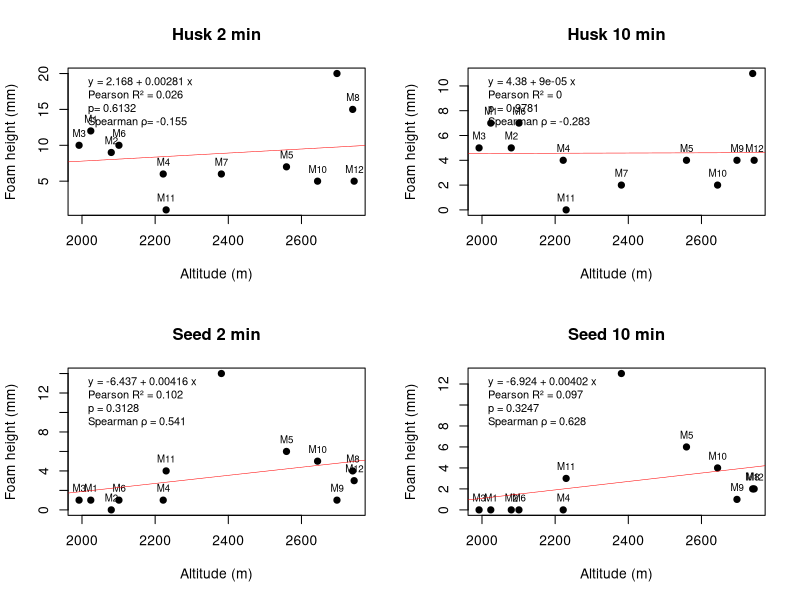
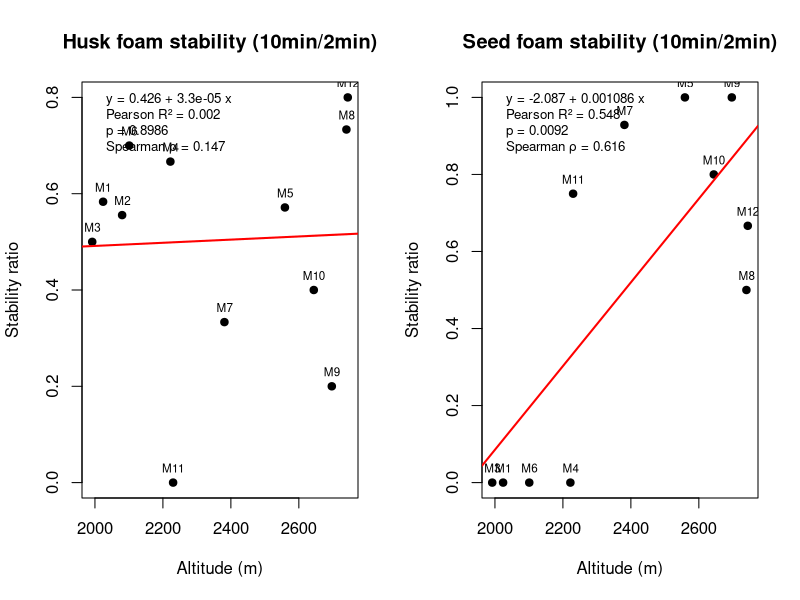
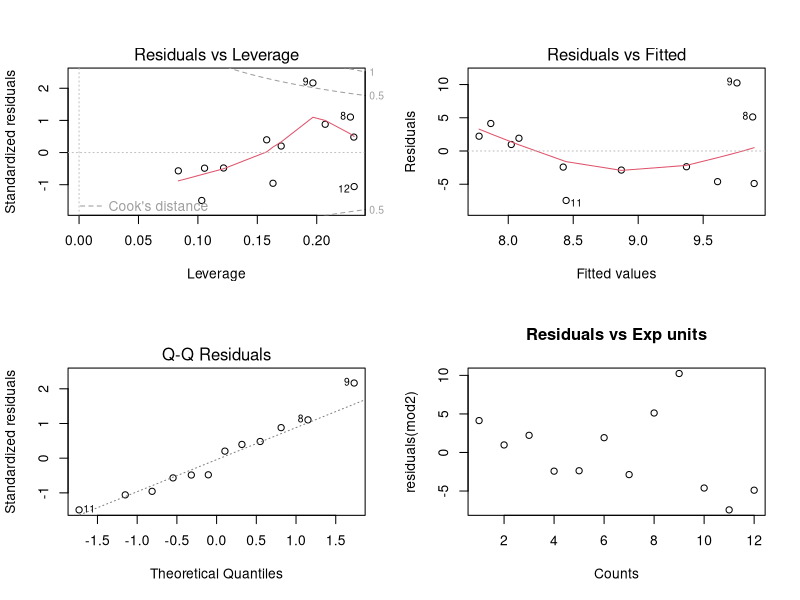
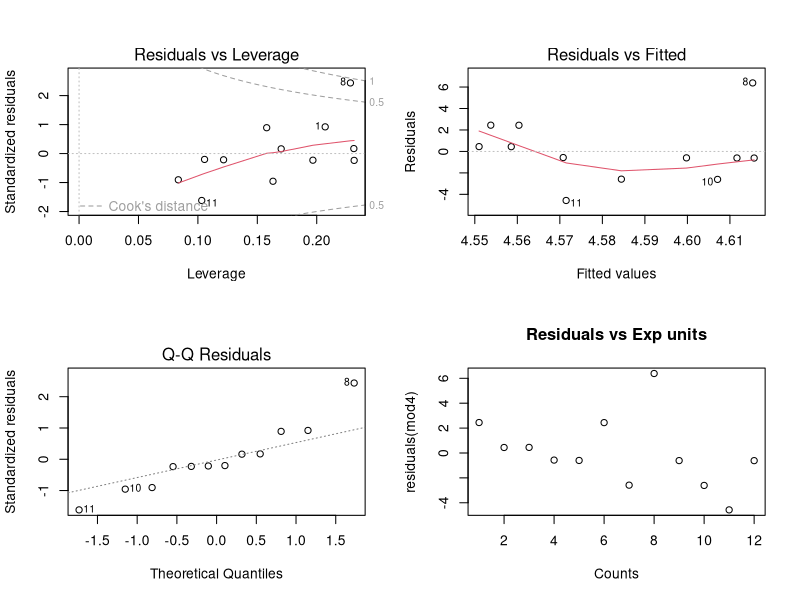
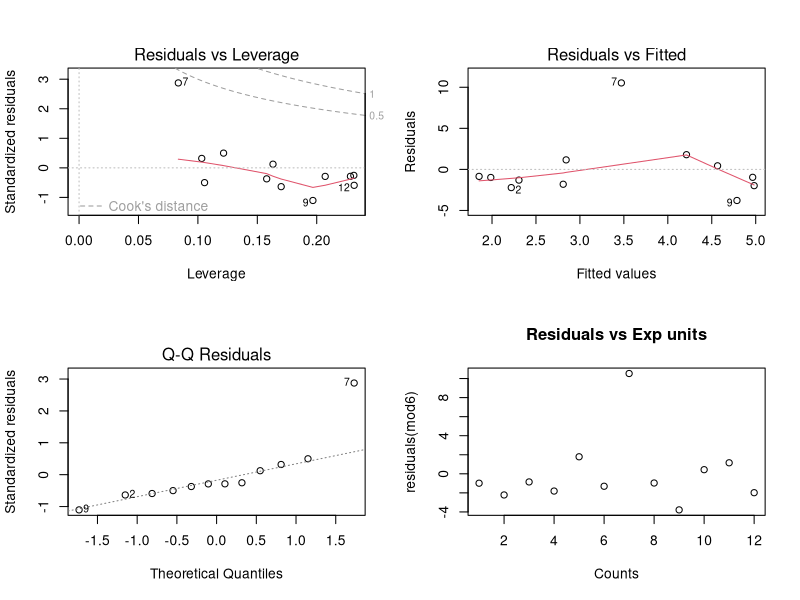
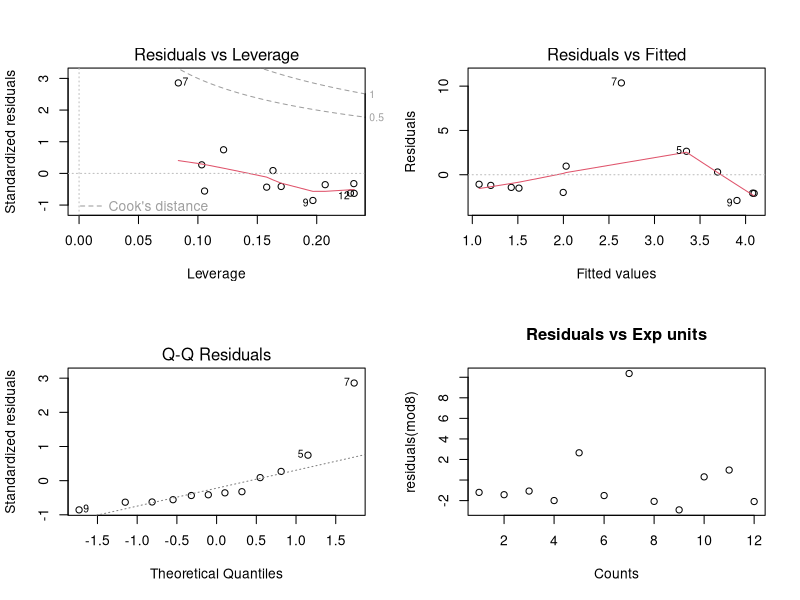
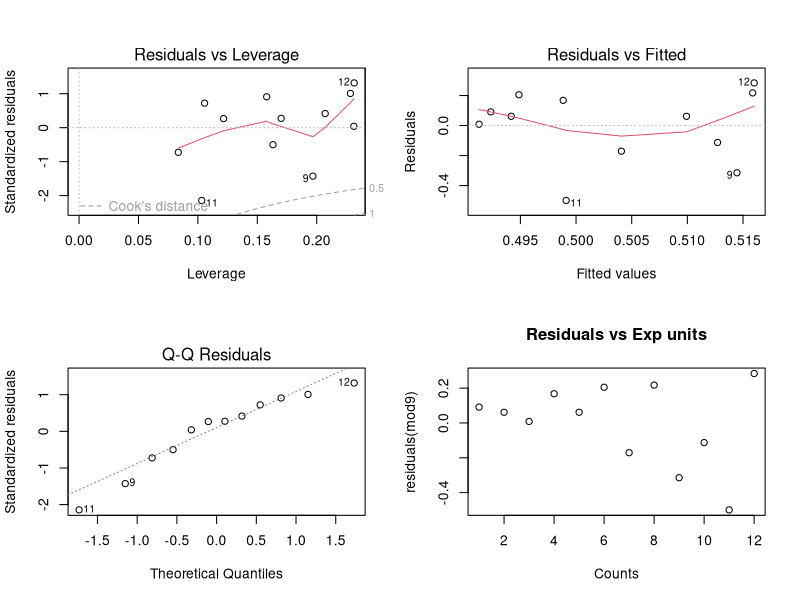
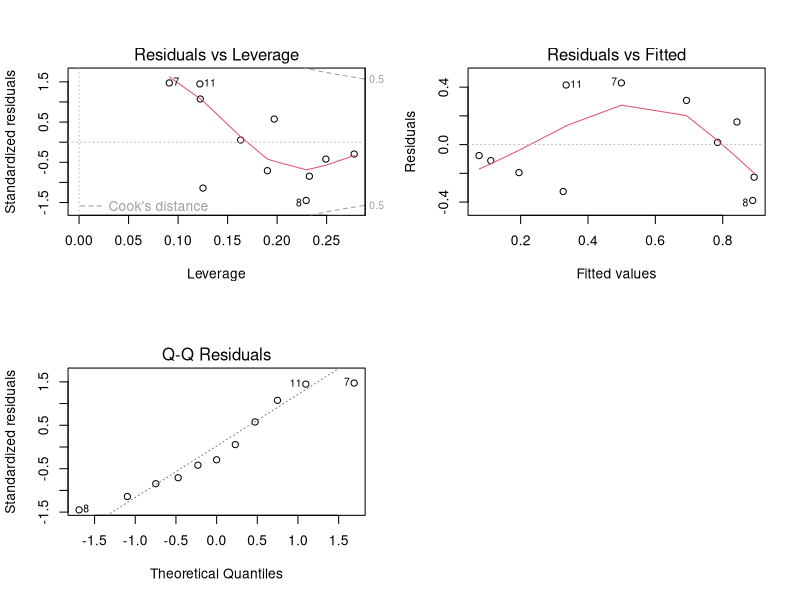

These charts were generated, in order, by the following R code: (Note: this script raises an error after producing the figures.)
#my analysis

####data
  {
  sample   <- c("M1","M2","M3","M4","M5","M6","M7","M8","M9","M10","M11","M12")
  altitude <- c(2024, 2080, 1992, 2222, 2559, 2101, 2381, 2740, 2697, 2644, 2230, 2744)
  # Husk (cáscara)
  husk_2min  <- c(12,  9, 10,  6,  7, 10,  6, 15, 20,  5,  1,  5)
  husk_10min <- c( 7,  5,  5,  4,  4,  7,  2, 11,  4,  2,  0,  4)
  # Seed (semilla)
  seed_2min  <- c( 1,  0,  1,  1,  6,  1, 14,  4,  1,  5,  4,  3)
  seed_10min <- c( 0,  0,  0,  0,  6,  0, 13,  2,  1,  4,  3,  2)
  df <- data.frame(sample, altitude, husk_2min, husk_10min, seed_2min, seed_10min)
  print(df)
  }
  str(df)#type of data from data.frame
  
####ANOVA
  #An analysis of variance "ANOVA" is not logical with only two variables that are not categorical; it is the same as linear regression.
  # However, it is included for reader analysis
  mod1<-aov(husk_2min ~ altitude, data = df) 
  summary (mod1)
  mod3<-aov(husk_10min ~ altitude, data = df) 
  summary (mod3)
  mod5<-aov(seed_2min ~ altitude, data = df)
  summary (mod5)
  mod7<-aov(seed_10min ~ altitude, data = df)
  summary (mod7)
  

###Linear regression (foam height as response, altitude as predictor)
  mod2 <- lm(husk_2min~altitude, data = df)
  summary(mod2)
  mod4 <- lm(husk_10min~altitude, data = df)
  summary(mod4)
  mod6 <- lm(seed_2min~altitude, data = df)
  summary(mod6)
  mod8 <- lm(seed_10min~altitude, data = df)
  summary(mod8)

###Spearman correlation (rank-based, detects monotonic trends)
  #The warning message appears because there are repeated values. 
  #It's not an error; it simply means that R uses an approximation instead of the exact p. The result is still valid.
  sp2 <- cor.test(df$altitude, df$husk_2min,  method = "spearman")
  sp2
  sp4 <- cor.test(df$altitude, df$husk_10min, method = "spearman")
  sp4
  sp6 <- cor.test(df$altitude, df$seed_2min,  method = "spearman")
  sp6
  sp8 <- cor.test(df$altitude, df$seed_10min, method = "spearman")
  sp8
  {
  rho_2 <- round(sp2$estimate, 3)
  rho_4 <- round(sp4$estimate, 3)
  rho_6 <- round(sp6$estimate, 3)
  rho_8 <- round(sp8$estimate, 3)
  }
  
#Plots
  {
  par(mfrow = c(2,2))
  
  #husk 2 min
  plot(husk_2min~altitude, data = df, pch=19, main="Husk 2 min",
       xlab="Altitude (m)", ylab="Foam height (mm)")
  text(df$altitude, df$husk_2min, labels=df$sample, pos=3, cex=0.7)
  abline(mod2, col="red", lwd=0.5)
  r2_2 <- round(summary(mod2)$r.squared, 3)
  p_2  <- round(summary(mod2)$coefficients[2,4], 4)
  b0_2 <- round(coef(mod2)[1], 3)
  b1_2 <- round(coef(mod2)[2], 5)
  eq_2 <- paste("y =", b0_2, "+", b1_2, "x")
  legend("topleft", bty="n", cex=0.8,
         legend=c(eq_2, paste("Pearson R² =", r2_2), paste("p=", p_2), paste("Spearman ρ=", rho_2)))
  
  #husk 10 min
  plot(husk_10min~altitude, data = df, pch=19, main="Husk 10 min",
       xlab="Altitude (m)", ylab="Foam height (mm)")
  text(df$altitude, df$husk_10min, labels=df$sample, pos=3, cex=0.7)
  abline(mod4, col="red", lwd=0.5)
  r2_4 <- round(summary(mod4)$r.squared, 3)
  p_4  <- round(summary(mod4)$coefficients[2,4], 4)
  b0_4 <- round(coef(mod4)[1], 3)
  b1_4 <- round(coef(mod4)[2], 5)
  eq_4 <- paste("y =", b0_4, "+", b1_4, "x")
  legend("topleft", bty="n", cex=0.8,
         legend=c(eq_4, paste("Pearson R² =", r2_4), paste("p =", p_4), paste("Spearman ρ =", rho_4)))
  
  #seed 2 min
  plot(seed_2min~altitude, data = df, pch=19, main="Seed 2 min",
       xlab="Altitude (m)", ylab="Foam height (mm)")
  text(df$altitude, df$seed_2min, labels=df$sample, pos=3, cex=0.7)
  abline(mod6, col="red", lwd=0.5)
  r2_6 <- round(summary(mod6)$r.squared, 3)
  p_6  <- round(summary(mod6)$coefficients[2,4], 4)
  b0_6 <- round(coef(mod6)[1], 3)
  b1_6 <- round(coef(mod6)[2], 5)
  eq_6 <- paste("y =", b0_6, "+", b1_6, "x")
  legend("topleft", bty="n", cex=0.8,
         legend=c(eq_6, paste("Pearson R² =", r2_6), paste("p =", p_6), paste("Spearman ρ =", rho_6)))
  
  #seed 10 min
  plot(seed_10min~altitude, data = df, pch=19, main="Seed 10 min",
       xlab="Altitude (m)", ylab="Foam height (mm)")
  text(df$altitude, df$seed_10min, labels=df$sample, pos=3, cex=0.7)
  abline(mod8, col="red", lwd=0.5)
  r2_8 <- round(summary(mod8)$r.squared, 3)
  p_8  <- round(summary(mod8)$coefficients[2,4], 4)
  b0_8 <- round(coef(mod8)[1], 3)
  b1_8 <- round(coef(mod8)[2], 5)
  eq_8 <- paste("y =", b0_8, "+", b1_8, "x")
  legend("topleft", bty="n", cex=0.8,
         legend=c(eq_8, paste("Pearson R² =", r2_8), paste("p =", p_8), paste("Spearman ρ =", rho_8)))
  }

###Stability ratio (foam persistence: 10min / 2min)
###data
  df$husk_stab <- ifelse(df$husk_2min > 0, df$husk_10min / df$husk_2min, NA)
  df$seed_stab <- ifelse(df$seed_2min > 0, df$seed_10min / df$seed_2min, NA)
  print(df)

          #Note:
            #This idea stems from expanding the analysis of variance, which is incorrect due low amount of data therefore the increase in error.
              #mod_a <- aov(altitude ~ husk_2min*husk_10min, data = df)
              #summary(mod_a)
              #mod_b <- aov(altitude ~ seed_10min*seed_2min, data = df)
              #summary(mod_b)
            #However, there is some relationship between the times since the factor tends to have a lower P_value

###Linear regression of stability vs altitude    
  mod9  <- lm(husk_stab~altitude, data = df)
  summary(mod9)
  mod10 <- lm(seed_stab~altitude, data = df)
  summary(mod10)

###Spearman correlation for stability ratios
  sp9  <- cor.test(df$altitude, df$husk_stab, method = "spearman")
  sp9
  sp10 <- cor.test(df$altitude, df$seed_stab, method = "spearman")
  sp10
  {
  rho_9  <- round(sp9$estimate, 3)
  rho_10 <- round(sp10$estimate, 3)
  }

###Plots stability ratio
  {
  par(mfrow = c(1,2))
  
  #husk stability
  plot(husk_stab~altitude, data = df, pch=19, main="Husk foam stability (10min/2min)",
       xlab="Altitude (m)", ylab="Stability ratio")
  text(df$altitude, df$husk_stab, labels=df$sample, pos=3, cex=0.7)
  abline(mod9, col="red", lwd=2)
  r2_9 <- round(summary(mod9)$r.squared, 3)
  p_9  <- round(summary(mod9)$coefficients[2,4], 4)
  b0_9 <- round(coef(mod9)[1], 3)
  b1_9 <- round(coef(mod9)[2], 6)
  eq_9 <- paste("y =", b0_9, "+", b1_9, "x")
  legend("topleft", bty="n", cex=0.8,
         legend=c(eq_9, paste("Pearson R² =", r2_9), paste("p =", p_9), paste("Spearman ρ =", rho_9)))
  
  #seed stability
  plot(seed_stab~altitude, data = df, pch=19, main="Seed foam stability (10min/2min)",
       xlab="Altitude (m)", ylab="Stability ratio")
  text(df$altitude, df$seed_stab, labels=df$sample, pos=3, cex=0.7)
  abline(mod10, col="red", lwd=2)
  r2_10 <- round(summary(mod10)$r.squared, 3)
  p_10  <- round(summary(mod10)$coefficients[2,4], 4)
  b0_10 <- round(coef(mod10)[1], 3)
  b1_10 <- round(coef(mod10)[2], 6)
  eq_10 <- paste("y =", b0_10, "+", b1_10, "x")
  legend("topleft", bty="n", cex=0.8,
         legend=c(eq_10, paste("Pearson R² =", r2_10), paste("p =", p_10), paste("Spearman ρ =", rho_10)))
  }




################ assumptions check  
  #Counts for the assumtions
  df$Counts <- 1:12
  
#verifying assumptions with husk2mm
  {
  par(mfrow = c(2,2))
  plot(mod2,which = 5)#standardized residuals vs. factor levels
  plot(mod2,which = 1)#residuals vs. cell means of fitted values
  plot(mod2,which = 2)#normality plot of the standardized residuals vs. EU
  plot(residuals(mod2)~Counts,main="Residuals vs Exp units", data = df)#plot residuals in "time" sequence
  }
#verifying assumptions with husk10mm
  {
  par(mfrow = c(2,2))
  plot(mod4,which = 5)#standardized residuals vs. factor levels
  plot(mod4,which = 1)#residuals vs. cell means of fitted values
  plot(mod4,which = 2)#normality plot of the standardized residuals vs. EU
  plot(residuals(mod4)~Counts,main="Residuals vs Exp units", data = df)#plot residuals in "time" sequence
  }
#verifying assumptions with seed2mm
  {
  par(mfrow = c(2,2))
  plot(mod6,which = 5)#standardized residuals vs. factor levels
  plot(mod6,which = 1)#residuals vs. cell means of fitted values
  plot(mod6,which = 2)#normality plot of the standardized residuals vs. EU
  plot(residuals(mod6)~Counts,main="Residuals vs Exp units", data = df)#plot residuals in "time" sequence
  }
#verifying assumptions with seed10mm
  {
  par(mfrow = c(2,2))
  plot(mod8,which = 5)#standardized residuals vs. factor levels
  plot(mod8,which = 1)#residuals vs. cell means of fitted values
  plot(mod8,which = 2)#normality plot of the standardized residuals vs. EU
  plot(residuals(mod8)~Counts,main="Residuals vs Exp units", data = df)#plot residuals in "time" sequence
  }
#verifying assumptions with husk ratio
  {
  par(mfrow = c(2,2))
  plot(mod9,which = 5)#standardized residuals vs. factor levels
  plot(mod9,which = 1)#residuals vs. cell means of fitted values
  plot(mod9,which = 2)#normality plot of the standardized residuals vs. EU
  plot(residuals(mod9)~Counts,main="Residuals vs Exp units", data = df)#plot residuals in "time" sequence
  }
#verifying assumptions with seed ratio
  {
  par(mfrow = c(2,2))
  plot(mod10,which = 5)#standardized residuals vs. factor levels
  plot(mod10,which = 1)#residuals vs. cell means of fitted values
  plot(mod10,which = 2)#normality plot of the standardized residuals vs. EU
  plot(residuals(mod10)~Counts,main="Residuals vs Exp units", data = df)#plot residuals in "time" sequence
  }
  #NOTE=Because the divisions for zero were closed as zero as a value, it is not possible to quantify the randomization test; 
  #however, with the previous tests, it is clear that the randomization was satisfactory.
